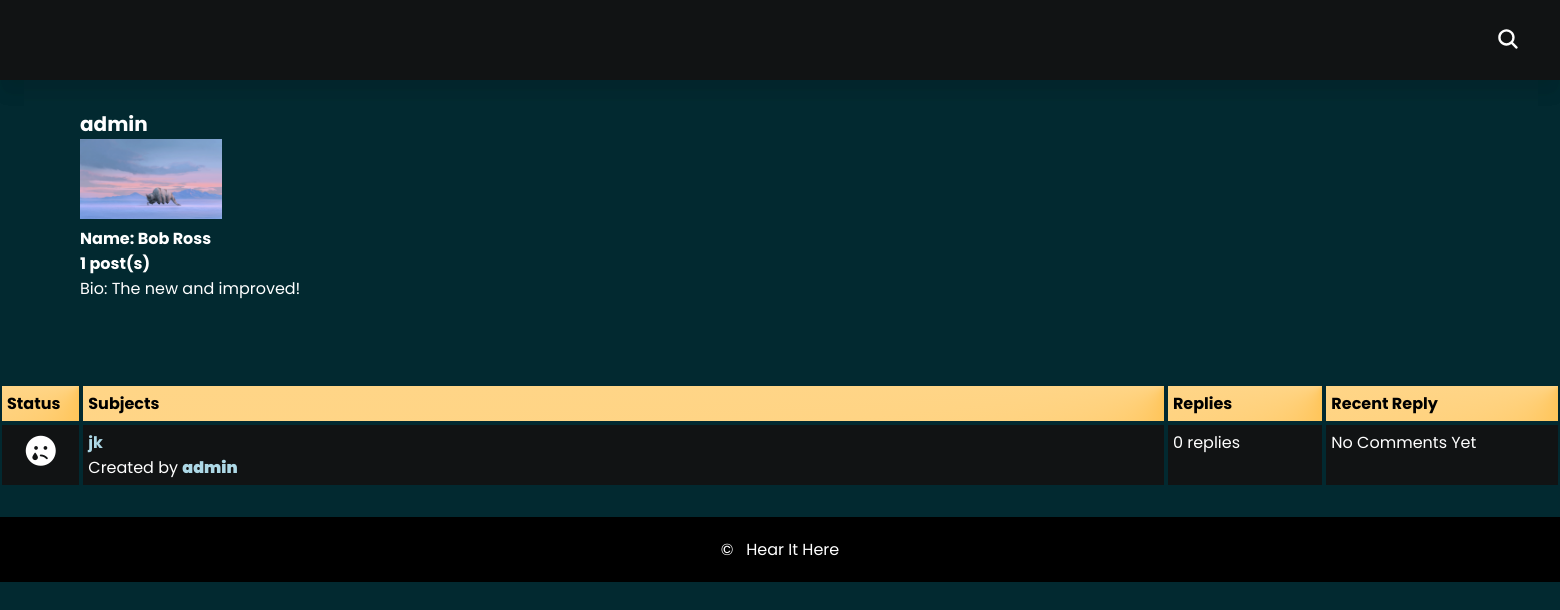
The app's page /account/admin/, older data.
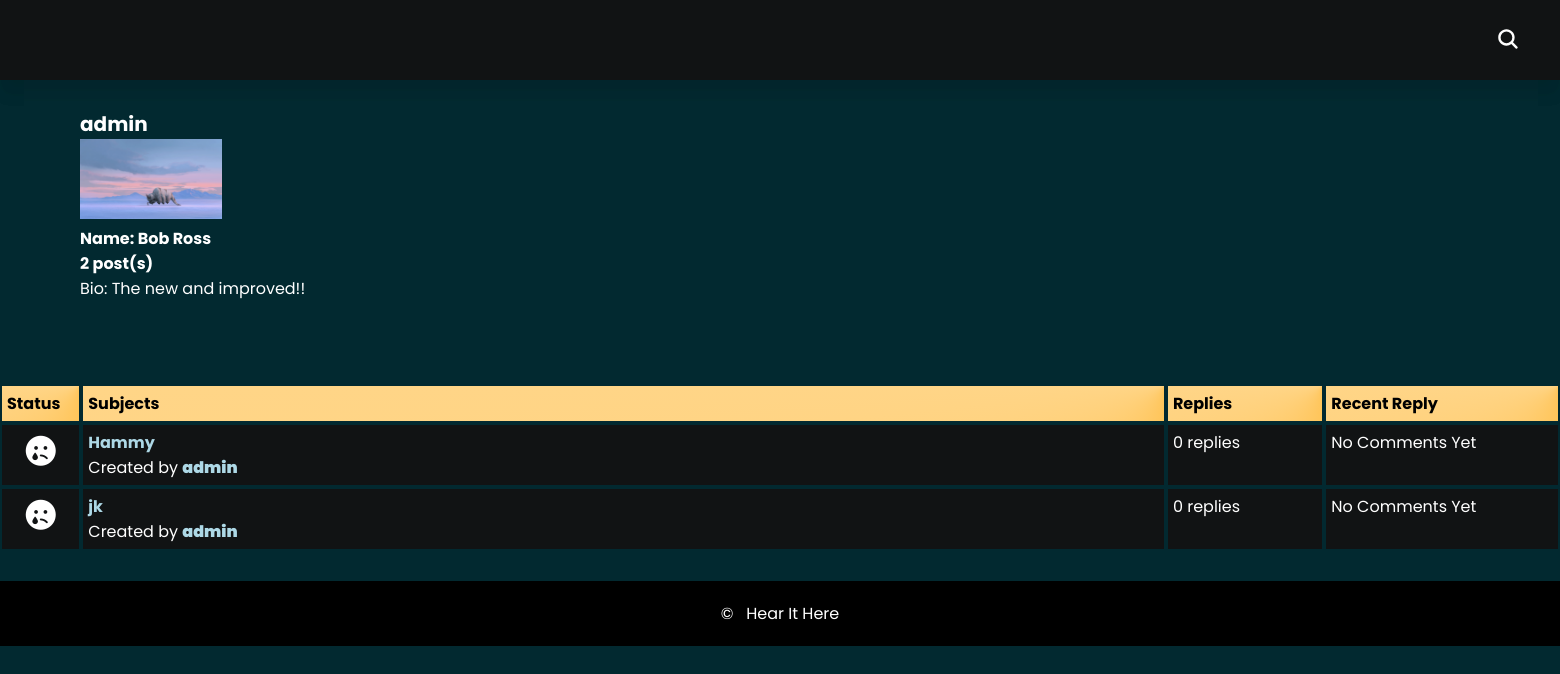
The same page, newer data.
### account/models.py (models this page shows, shortened)
class Profile(models.Model):
    user = models.OneToOneField(CustomUser, on_delete=models.CASCADE)
    name = models.CharField(max_length=30, blank=True)
    bio = models.TextField(default='Hello, I am new', max_length=100, blank=True)
    image = models.ImageField(default='images/default.png', upload_to='images/', null=True)

class CustomUser(AbstractBaseUser, PermissionsMixin):
    email = models.EmailField(max_length=255, null=False, unique=True)
    username = models.CharField(max_length=50, null=False, unique=True)
    birthday = models.DateField(null=False)
    date_joined = models.DateTimeField(auto_now_add=True)
    is_staff = models.BooleanField(default=False)
    is_active = models.BooleanField(default=False)
    is_mod = models.BooleanField(default=False)
    USERNAME_FIELD = 'username'
    REQUIRED_FIELDS = ['email', 'birthday']
    objects = CustomUserManager()

### forum/models.py (models this page shows, shortened)
class Post(models.Model):
    title = models.CharField(max_length=100, unique=True, null=False)
    description = models.TextField(null=False)
    time = models.DateTimeField(auto_now_add=True)
    user = models.ForeignKey(CustomUser, on_delete=models.CASCADE)
    category = models.ForeignKey(Category, on_delete=models.CASCADE)

### account/views.py (the view)
# urls.py: path('<str:username>/', views.profile, name='profile'),
def profile(request, username):
    pf = get_object_or_404(Profile, user__username=username)
    posts = Post.objects.filter(user__username=username).order_by('-time')
    return render(request, 'profile/profile.html', {'profile': pf, 'posts': posts})

### account/templates/profile/profile.html (shortened to what this page needs)
{% extends 'templates/base.html' %}
{% block content %}
<header>
	<div class="container">
		<div class="profile">
            <h1 class="profile-user-name">{{ profile.user.username }}</h1>
			<div class="profile-image">
				<img src="{{ profile.image.url }}"
                     alt="" height="80" width="auto">
			</div>
			<div class="profile-stats">
                {% if profile.name.count != 0 %}
                <b><span class="profile-stat-count">Name:</span> {{ profile.name }}</b>
                {% endif %}
                <br>
                <b><span class="profile-stat-count">{{ posts.count }}</span> post(s)</b>
			</div>
			<div class="profile-bio">
				<p><span class="profile-real-name">Bio:</span> {{ profile.bio }}</p>
			</div>
		</div>
	</div>
</header>
<main>
	<div class = "posts-table">
            <div class = "table-head">
                <div class = "status">Status</div>
                <div class = "subjects">Subjects</div>
                <div class = "replies">Replies</div>
                <div class = "last-reply">Recent Reply</div>
            </div>
            {% for post in posts %}
            <div class = "table-row">
                {% if post.comment_set.count == 0 %}
                    <div class = "status"><i class="fa-solid fa-face-sad-tear"></i></div>
                {% elif post.comment_set.count < 4 %}
                    <div class = "status"><i class="fa-solid fa-face-smile"></i></div>
                {% else %}
                    <div class = "status"><i class="fa-solid fa-fire"></i></div>
                {% endif %}
                    <div class = "subjects"><a href="{% url 'forum:view_post' category_id=post.category.id post_id=post.id %}">
                        {{ post.title }}</a>
                    <br>
                    <span>Created by <b><a href="{% url 'account:profile' username=post.user.username %}">
                        {{ post.user.username }}</a></b></span>
                </div>
                <div class = "replies">
                    {{ post.comment_set.count }} replies <br>
                </div>
                <div class = "last-reply">
                    {% if post.comment_set.count == 0 %}
                        No Comments Yet
                    {% else %}
                        {{ post.comment_set.last.time }}
                        <br>
                        By <b><a href="{% url 'account:profile' username=post.comment_set.last.user.username %}">
                            {{ post.comment_set.last.user.username }}</a></b>
                    {% endif %}
                </div>
            </div>
            {% endfor %}
        </div>
</main>
{% endblock %}

### templates/base.html (shortened to what this page needs)
 {% load static %}
<!DOCTYPE html>
<html lang="en">
    <head>
        <link rel="stylesheet" href="{% static 'css/style.css' %}" />
        <link
            href="https://unpkg.com/boxicons@2.1.4/css/boxicons.min.css"
            rel="stylesheet"
        />
    </head>
    <body>
        <header>
            <a href="{% url 'homepage:home' %}" class="logo">Hear It Here</a>
            <div class="nav-bar">
                <ul class="nav-list">
                    <li>
                        <a class="nav-items" href="{% url 'homepage:home' %}">Home</a>
                    </li>
                    <li>
                        <a class="nav-items" href="{% url 'account:about'%}">About</a>
                    </li>
                    {% if user.is_authenticated %}
                    <li>
                        <a class="nav-items" href="{% url 'account:genre'%}">Genre</a>
                    </li>
                    <li>
                        <a class="nav-items" href="{% url 'account:logout' %}">Logout</a>
                    </li>
                    <li>
                        <a class="nav-items" href="{% url 'account:profile' username=user.username %}">Profile</a>
                    </li>
                    {% else %}
                    <li>
                        <a class="nav-items" href="{% url 'account:login' %}">Login</a>
                    </li>
                    <li>
                        <a class="nav-items" href="{% url 'account:signup' %}">Sign Up</a>
                    </li>
                    {% endif %}
                </ul>
                <div class="search">
                    <span class="icon">
                        <ion-icon name="search" class="searchBtn"></ion-icon>
                    </span>
                </div>
            </div>
        </header>
        <br /><br /><br />
        <br /><br /><br />
        <main>{% block content %} {% endblock %}</main>
    <footer class="footer-bottom">
        <span>&copy; &nbsp; Hear It Here</span>
    </footer>
</body>
    </body>
</html>

### static/css/style.css (style rules this page uses)
* { margin: 0; padding: 0; box-sizing: border-box; }
body { font-family: 'Poppins'; min-height: 100vh; background: rgb(2, 41, 48) 100%; overflow-x: hidden; color: #fff; }
a { color: lightblue; font-weight: bolder; text-decoration: none; }
h1 { font-size: 20px; font-weight: bolder; }
.container { margin: 20px; padding: 20px; }
header { position: absolute; top: 0; left: 0; width: 100%; height: 80px; background: #111314; padding: 20px 40px; display: flex; justify-content: space-between; align-items: center; box-shadow: 0 15px 15px rgba(0, 0, 0, 0.05); }
.logo { color: #fff; text-decoration: none; font-size: 1.5em; font-weight: 700; text-transform: uppercase; letter-spacing: 0.1em; }
.nav-items { color: #fff; }
.nav-bar { display: flex; align-items: center; }
header ul { position: relative; display: flex; gap: 30px; }
header ul li { list-style: none; }
header ul li a { position: relative; text-decoration: none; font-size: 1em; color: #333; text-transform: uppercase; letter-spacing: 0.2em; }
header ul li a::before { content: ''; position: absolute; bottom: -2px; width: 100%; height: 2px; background: #40E0D0; transform: scaleX(0); transition: transform 0.5s ease-in-out; transform-origin: right; }
header .search { position: relative; display: flex; justify-content: center; align-items: center; font-size: 1.5em; z-index: 10; cursor: pointer; }
.searchBtn { position: relative; left: 30px; top: 2.5px; transition: 0.5s ease-in-out; }
footer { margin-top: 30px; padding: 20px; background-color: black; text-align: center; }
.footer-bottom { bottom: 0 !important; position: relative; width: 100%; }
.table-head { display: flex; }
.profile { margin-top: 330px; }
.table-head div { padding: 5px; margin: 2px; background: conic-gradient(at top right, orange, #ffe5b4); font-weight: bold; color: black; }
.table-head .status { flex: 5%; }
.table-head .subjects { flex: 70%; }
.table-head .replies { flex: 10%; }
.table-head .last-reply { flex: 15%; }
.table-row { display: flex; }
.table-row .status, .table-row .subjects, .table-row .replies, .table-row .last-reply { padding: 5px; margin: 2px; background-color: #111314; }
.table-row .status { flex: 5%; font-size: 30px; text-align: center; }
.table-row .subjects { flex: 70%; }
.table-row .replies { flex: 10%; }
.table-row .last-reply { flex: 15%; }
.posts-table { margin-top: 15%; }

Row changes from the older to the newer data that the page shows:
changed Profile "Bob Ross": bio "The new and improved!" → "The new and improved!!"
added Post: title "Hammy", user.username "admin", comment_set.count "0", shows "No Comments Yet"
Text that changed along with them:
{{ posts.count }}: "1" → "2"
